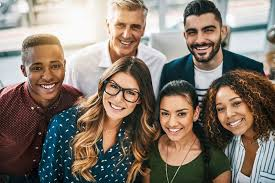
#> input picture sample/group.jpg, 275 x 183 px
$ python multipleImage.py
#> lines starting #> are read from the running program, lines starting #| are printed output that depends on the picture; after the words box and inside, x2 and y2 are one past the last pixel; in counts of white or black regions, pixels touching at a corner belong together
#importing the OpenCV
import cv2 as cv
from random import randrange as r
#loading the dataset
trainData = cv.CascadeClassifier('./training set/haarcascade_frontalface.xml')
#loading the image
img   = cv.imread('./sample/group.jpg')
#> img is the input picture: shape (183, 275, 3); mean B, G, R 109.2, 120.1, 132.3
#convert the image to gray scale
gray = cv.cvtColor(img,cv.COLOR_BGR2GRAY)
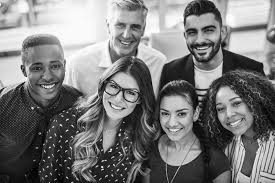
#> gray: shape (183, 275); min 0, max 255, mean 122.5
#detect faces
facecor = trainData.detectMultiScale(gray)
#> facecor = [[152, 96, 45, 45], [106, 10, 44, 44], [175, 11, 52, 52], [210, 92, 40, 40], [20, 47, 51, 51], [98, 72, 48, 48]]
for x,y,w,h in facecor:
    cv.rectangle(img,(x,y),(x+w,y+h),(r(0,256),r(0,256),r(0,256)),2)
#> this loop made 6 passes
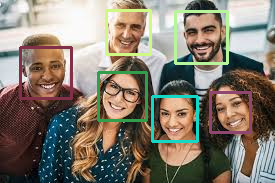
#> img: shape (183, 275, 3); 6.63% of pixels changed, all inside (x1, y1, x2, y2) = (19, 9, 252, 143)
#display the image
cv.imshow('img',img)
#pause execution until any key is pressed
cv.waitKey()
print("End Of The Program")
